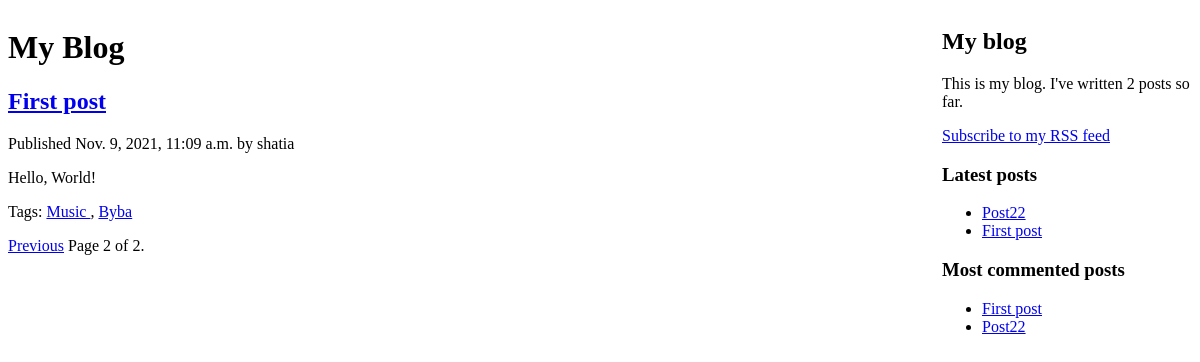
/blog/?page=3, run on an earlier commit of the app's database.
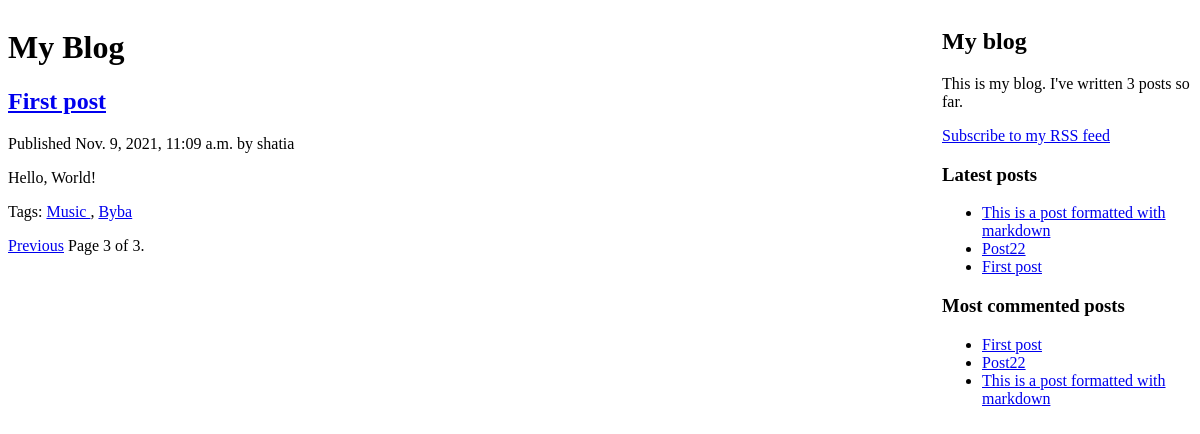
And on a later commit of the database.
### blog/models.py (models this page shows, shortened)
class Post(models.Model):
    STATUS_CHOICES = (
        ('draft', 'Draft'),
        ('published', 'Published')
    )
    title = models.CharField(max_length=250)
    slug = models.SlugField(max_length=250, unique_for_date='publish')
    author = models.ForeignKey(User, related_name='blog_posts', on_delete=models.CASCADE)
    body = models.TextField()
    publish = models.DateTimeField(default=timezone.now())
    created = models.DateTimeField(auto_now_add=True)
    updated = models.DateTimeField(auto_now=True)
    status = models.CharField(max_length=10, choices=STATUS_CHOICES, default='draft')
    tags = TaggableManager()
    def get_absolute_url(self):
        return reverse('blog:post_detail',
                       args=[self.publish.year,
                             self.publish.strftime('%m'),
                             self.publish.strftime('%d'),
                             self.slug])
    class Meta:
        ordering = ('-publish',)

### blog/views.py (the view)
# urls.py: url(r'^tag/(?P<tag_slug>[-\w]+)/$', views.post_list, name='post_list_by_tag'),
def post_list(request, tag_slug=None):
    object_list = Post.objects.all()
    tag = None
    if tag_slug:
        tag = get_object_or_404(Tag, slug=tag_slug)
        object_list = object_list.filter(tags__in=[tag])
    paginator = Paginator(object_list, 1)
    page = request.GET.get('page')
    try:
        posts = paginator.page(page)
    except PageNotAnInteger:
        posts = paginator.page(1)
    except EmptyPage:
        posts = paginator.page(paginator.num_pages)
    return render(request, 'blog/post/list.html', {'page': page, 'posts': posts, 'tag': tag})

### blog/templatetags/blog_tags.py (called while the page is built)
@register.simple_tag
def total_posts():
    return Post.objects.count()

@register.inclusion_tag('blog/post/latest_posts.html')
def show_latest_posts(count=5):
    latest_posts = Post.objects.order_by('-publish')[:count]
    return {'latest_posts': latest_posts}

@register.simple_tag
def get_most_commented_posts(count=5):
    return Post.objects.annotate(total_comments=Count('comments')).order_by('-total_comments')[:count]

@register.filter(name='markdown')
def markdown_format(text):
    return mark_safe(markdown.markdown(text))

### blog/templates/blog/post/list.html (shortened to what this page needs)
{% extends "blog/base.html" %}
{% load blog_tags %}
{% block content %}
    <h1>My Blog</h1>
    {% for post in posts %}
        <h2>
            <a href="{{ post.get_absolute_url }}">{{ post.title }}</a>
        </h2>
        <p class="date">
            Published {{ post.publish }} by {{ post.author }}
        </p>
        {{ post.body|markdown|truncatewords_html:30 }}
        <p class="tags">
            Tags:
            {% for tag in post.tags.all %}
                <a href="{% url 'blog:post_list_by_tag' tag.slug %}">
                    {{ tag.name }}
                </a>
                {% if not forloop.last %}, {% endif %}
            {% endfor %}
        </p>
    {% endfor %}
    {% include "blog/pagination.html" with page=posts %}
{% endblock %}

### blog/templates/blog/base.html (shortened to what this page needs)
{% load blog_tags %}
{% load staticfiles %}
<!DOCTYPE html>
    <html>
    <head>
        <link href="{% static "css/blog.css" %}" rel="stylesheet">
    </head>
    <body>
        <div id="content">
            {% block content %}
            {% endblock %}
        </div>
        <div id="sidebar">
            <h2>My blog</h2>
            <p>This is my blog. I've written {% total_posts %} posts so far.</p>
            <p><a href="{% url 'blog:post_feed' %}">Subscribe to my RSS feed</a></p>
            <h3>Latest posts</h3>
            {% show_latest_posts 3 %}
            <h3>Most commented posts</h3>
                {% get_most_commented_posts as most_commented_posts %}
                <ul>
                    {% for post in most_commented_posts %}
                        <li>
                            <a href="{{ post.get_absolute_url }}">{{ post.title }}</a>
                        </li>
    {% endfor %}
</ul>
        </div>
    </body>
    </html>

### blog/templates/blog/post/latest_posts.html
<ul>
    {% for post in latest_posts %}
        <li>
            <a href="{{ post.get_absolute_url }}">{{ post.title }}</a>
        </li>
    {% endfor %}
</ul>

What changed in the data, as far as the page shows it:
added Post: title "This is a post formatted with markdown"
Also different on the page:
{{ page.number }}: "2" → "3"
{{ page.paginator.num_pages }}: "2" → "3"
text no longer shown: "2"
text now shown: "3"
